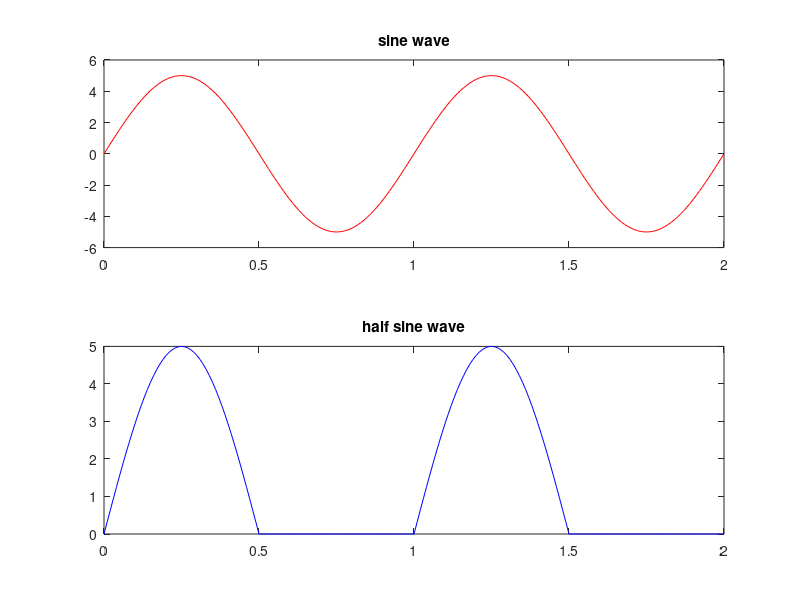

Here is the MATLAB script that generated this plot:
% half sine wave

clc;
clear all;
close all;
warning off;

a=5;
f=1;
t=0:0.01:2;
x=a*sin(2*pi*f*t);
subplot(2,1,1);
plot(t,x,'r');
title('sine wave');

x(x<0)=0;
subplot(2,1,2);
plot(t,x,'b');
title('half sine wave');